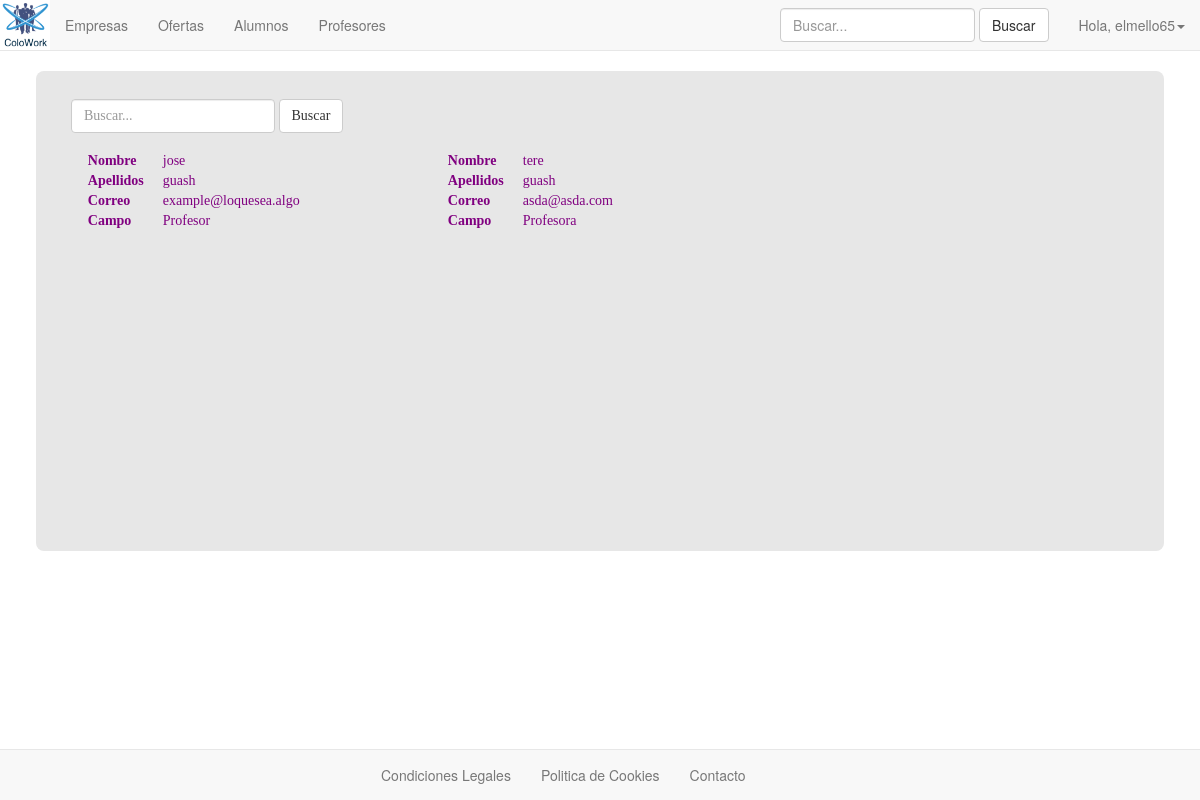
Screenshot of /web/index.php?ctl=verProfesores (signed in) with the database file from the repository.
### tables this page shows
CREATE TABLE IF NOT EXISTS `col_profesores` (
  `iduser` int(11) NOT NULL,
  `nombre` varchar(50) NOT NULL,
  `apellidos` varchar(100) NOT NULL,
  `correo` varchar(50) NOT NULL,
  `ocupacion` varchar(500) NOT NULL
);

### app/Controller.php (called while the page is built, shortened)
<?php
class Controller{
     public function verProfesores(){
        $m = new Model(Config::$pro_bd_nombre, Config::$pro_bd_usuario,
                     Config::$pro_bd_clave, Config::$pro_bd_hostname);
        $params = array(
             'profesores' => $m->dameProfesores()
         );
         require __DIR__ . '/templates/verProfesores.php';
     }
}

### app/Model.php (called while the page is built, shortened)
<?php
class Model {
  protected $conexion;
  public function __construct($dbname,$dbuser,$dbpass,$dbhost){
    $pro_bd_conexion = mysql_connect($dbhost, $dbuser, $dbpass);
    $this->conexion = $pro_bd_conexion;
  }
      public function dameProfesores(){
        $sql = "select * from col_profesores order by nombre asc";
        $result = mysql_query($sql, $this->conexion);
        $profesores = array();
        while ($row = mysql_fetch_assoc($result)){
          $profesores[] = $row;
        }
        return $profesores;
      }
}

### app/templates/verProfesores.php (the view, shortened to what this page needs)
<div class="menubusc">
	<form class="navbar-form navbar-left busofe" action="index.php?ctl=verAlumnos" method="POST" role="search">
	    <div class="form-group">
	      <input type="text" name="buscar" class="form-control" placeholder="Buscar...">
	    </div>
	    <button type="submit" class="btn btn-default">Buscar</button>
	</form>
</div>
<div class="profesores">
	<?php foreach ($params['profesores'] as $profe) :?>
		<table class="profesor">
			<tr>
				<th>Nombre</th><td><?php echo $profe['nombre'] ?></td>
			</tr>
			<tr>
				<th>Apellidos</th><td><?php echo $profe['apellidos'] ?></td>
			</tr>
			<tr>
				<th>Correo</th><td><?php echo $profe['correo'] ?></td>
			</tr>
			<tr>
				<th>Campo</th><td><?php echo $profe['ocupacion'] ?></td>
			</tr>
		</table>
	<?php endforeach; ?>
</div>
<?php include 'layout.php' ?>

### web/css/estilo.css (style rules this page uses)
.menubusc { width: 100%; overflow: hidden; }
.alumnos, .profesores { overflow: hidden; width:96%; margin:0 auto; }
.profesor { text-align: left; margin: 10px; width: 340px !important; float: left; }
.profesor th { padding-right: 5px; width: 75px; }

### rows the page displays
col_profesores: nombre "jose", apellidos "guash", correo "example@loquesea.algo", ocupacion "Profesor"
col_profesores: nombre "tere", apellidos "guash", correo "asda@asda.com", ocupacion "Profesora"

### other values shown
$_SESSION['user'] "elmello65"
